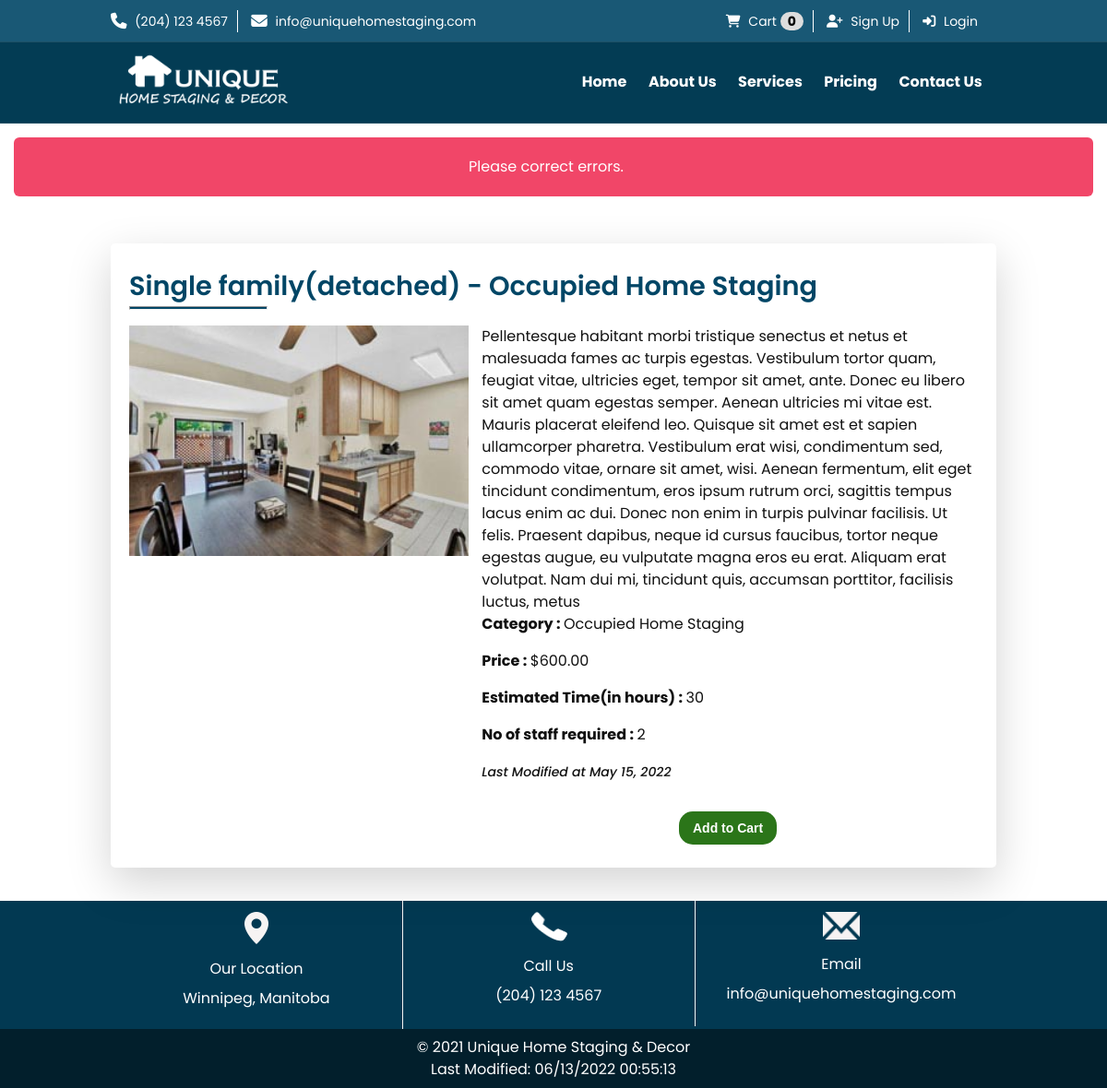
Page /?p=service-detail&service=20 (signed in) on the committed database.
### tables this page shows
CREATE TABLE `service` (
  `id` int(11) NOT NULL AUTO_INCREMENT,
  `title` varchar(255) NOT NULL,
  `description` text NOT NULL,
  `short_description` varchar(255) DEFAULT NULL,
  `image` varchar(255) DEFAULT NULL,
  `price` decimal(7,2) NOT NULL,
  `category` int(11) DEFAULT NULL,
  `tag` varchar(255) DEFAULT NULL,
  `display` enum('hide','all place','main page','service page') DEFAULT NULL,
  `estimated_time` int(11) DEFAULT NULL,
  `no_of_staff_required` int(11) DEFAULT NULL,
  `deleted` tinyint(1) DEFAULT 0,
  `created_at` datetime NOT NULL DEFAULT current_timestamp(),
  `updated_at` datetime NOT NULL DEFAULT current_timestamp() ON UPDATE current_timestamp(),
  PRIMARY KEY (`id`),
  KEY `category` (`category`),
  CONSTRAINT `service_ibfk_1` FOREIGN KEY (`category`) REFERENCES `category` (`id`)
);

CREATE TABLE `category` (
  `id` int(11) NOT NULL AUTO_INCREMENT,
  `title` varchar(255) NOT NULL,
  `image` varchar(255) DEFAULT NULL,
  `deleted` tinyint(1) DEFAULT 0,
  `created_at` datetime NOT NULL DEFAULT current_timestamp(),
  `updated_at` datetime NOT NULL DEFAULT current_timestamp() ON UPDATE current_timestamp(),
  PRIMARY KEY (`id`)
);

### config/functions.php (called while the page is built, shortened)
<?php
function view(string $view_name, array $data = []): void
{
    try {
        extract($data);
        $path = __DIR__ . '/../views/' . $view_name . '.view.php';
        require($path);
    } catch (Exception $e) {
        echo $e->getMessage();
        die;
    }
}

### controllers/service-detail.php (called while the page is built, shortened)
<?php
$serviceObj = new Service();
if (!empty($_GET['service']) && $_GET['service'] == intval($_GET['service'])) {
    $service = $serviceObj->getOne($_GET['service']);
}
view('service-detail', compact('title', 'service'));

### public/index.php (called while the page is built, shortened)
<?php
$allowed = [
    'home', 'services', 'service-detail', 'about-us', 'pricing', 'contact-us', 'sign-up',
    'process-sign-up', 'my-profile', 'login',  'process-login', 'logout',
    'view-cart', 'handle-cart', 'remove-cart', 'checkout', 'handle-payment',
    'invoice', 'orders'
];
if (empty($_GET['p'])) {
    $page = 'home';
} elseif (in_array($_GET['p'], $allowed)) {
    $page = $_GET['p'];
} else {
    $page = 'error-404';
    http_response_code(404);
}
$path = __DIR__ . '/../controllers/' . $page . '.php';
require($path);

### app/Models/Service.php (called while the page is built, shortened)
<?php
class Service extends Model
{
    protected $table = 'service';
    public function getOne($service_id)
    {
        $query = "SELECT
                    s.*,
                    c.title as category_title
                    from {$this->table} as s
                    LEFT JOIN {$this->category_table} as c
                    ON s.category = c.id
                    WHERE
                    s.{$this->key} = :id
                    AND
                    s.deleted=0";
        $stmt = self::$dbh->prepare($query);
        $stmt->bindValue(':id', $service_id);
        $stmt->execute();
        return $stmt->fetch();
    }
}

### config/escape.php (called while the page is built, shortened)
<?php
function esc(string $str): string
{
    return htmlentities($str, ENT_NOQUOTES, "UTF-8");
}
function html(string $str): string
{
    $allowed = [
        '<p>',
        '<br>',
        '<img>',
        '<strong>',
        '<em>',
        '<h1>',
        '<h2>',
        '<h3>',
        '<h4>',
        '<h5>',
        '<h6>',
    ];
    $stripped = strip_tags($str, $allowed);
    $entities = htmlentities($stripped, ENT_QUOTES, "UTF-8");
    $clean = htmlspecialchars_decode($entities, ENT_NOQUOTES);
    return $clean;
}

### views/service-detail.view.php (the view, shortened to what this page needs)
<?php require __DIR__ . '/inc/header.php'; ?>
<div class="container">
    <div class="section-block">
        <div class="service-block service-detail-page">
            <div class="service-title">
                <h2><?= esc($service['title']) ?></h2>
                <hr>
            </div>
            <div>
                <div class="service-img-block">
                    <img src="/images/service/<?= esc($service['image']) ?>" alt="<?= esc($service['title']) ?>" width="300" height="300">
                </div>
                <div class="service-detail">
                    <div>
                        <?= html($service['description']) ?>
                    </div>
                    <p class="highlight-text">
                        <strong>Category : </strong> <?= esc($service['category_title']) ?>
                    </p>
                    <p class="highlight-text">
                        <strong>Price : </strong>$<?= number_format($service['price'], 2) ?>
                    </p>
                    <p class="highlight-text">
                        <strong>Estimated Time(in hours) : </strong> <?= esc($service['estimated_time']) ?>
                    </p>
                    <p class="highlight-text">
                        <strong>No of staff required : </strong> <?= esc($service['no_of_staff_required']) ?>
                    </p>
                    <p id="updated-time">
                        <i>Last Modified at <?= date('M d, Y ', strtotime($service['updated_at'])) ?></i>
                    </p>
                    <div class="btn-wrapper">
                        <form method="post" action="/?p=handle-cart">
                            <input type="submit" value="Add to Cart" />
                        </form>
                    </div>
                </div>
            </div>
        </div>
    </div>
</div>
<?php require __DIR__ . '/inc/footer.php'; ?>

### public/styles/custom.css (style rules this page uses)
* { box-sizing: border-box; }
body, html { margin: 0; padding: 0; }
body { font-family: "Poppins", Arial, sans-serif; background-color: #fff; margin: 0; line-height: 24px; color: #111; font-size: 16px; font-weight: 400; }
.container { max-width: 960px; margin: 0 auto; position: relative; }
.section-block { margin: 15px 0; }
.service-block { padding: 10px 20px; margin: 20px 0; box-shadow: 0 1rem 3rem rgba(0, 0, 0, 0.175) !important; border-radius: 0.3rem !important; background-color: #fff !important; }
.service-block .service-title h2 { font-weight: 600; font-size: 1.1em; margin-bottom: 5px; color: #014666; }
.service-block .service-title hr { width: 100%; height: 3px; background: #014666; display: inline-block; margin: 5px 0 10px; }
.service-block.service-detail-page .service-title h2 { font-weight: 600; font-size: 1.8em; margin-bottom: 5px; color: #014666; }
.service-block.service-detail-page .service-title hr { width: 150px; height: 4px; }
.service-block .service-detail p { font-size: 16px; margin: 0 0 1rem; }
.service-block .service-img-block { width: 40%; height: 250px; display: inline-block; vertical-align: top; margin-right: 10px; }
.service-block .service-img-block img { height: 100%; width: 100%; max-height: 100%; max-width: 100%; }
.service-block .service-detail { width: 58%; display: inline-block; vertical-align: top; }
#updated-time { font-size: 14px; font-weight: 500; }
.btn-wrapper { text-align: center; padding: 15px 0; }
.btn-wrapper a, .btn-wrapper form input[type="submit"] { padding: 10px 15px; color: #fff; border-radius: 15px; font-size: 14px; font-weight: 600; border: none; cursor: pointer; transition: all 200ms ease-in-out; text-decoration: none; background-color: rgba(1, 70, 102, 0.9); }
.btn-wrapper form input[type="submit"] { background-color: rgba(21, 102, 1, 0.9); }

### public/styles/print.css (style rules this page uses)
* { -webkit-print-color-adjust: exact; print-color-adjust: exact; }
body { font-size: 12px; width: 100%; }
.container { width: 100%; }

### rows in the picture
service: title "Single family(detached) - Occupied Home Staging", image (picture), description "Pellentesque habitant morbi tristique senectus et netus et malesuada fames ac turpis egestas. Vestibulum tortor quam, feugiat vitae, ultricies eget, tempor sit amet, ante. Donec eu libero sit amet quam egestas semper. Aenean ultricies mi vitae est. Mauris placerat eleifend leo. Quisque sit amet est et sapien ullamcorper pharetra. Vestibulum erat wisi, condimentum sed, commodo vitae, ornare sit amet, wisi. Aenean fermentum, elit eget tincidunt condimentum, eros ipsum rutrum orci, sagittis tempus lacus enim ac dui. Donec non enim in turpis pulvinar facilisis. Ut felis. Praesent dapibus, neque id cursus faucibus, tortor neque egestas augue, eu vulputate magna eros eu erat. Aliquam erat…", category.title "Occupied Home Staging", price "600.00", estimated_time "30", no_of_staff_required "2", updated_at "May 15, 2022"

### other values in the picture
$cartCount "0"
$notification['msg'] "Please correct errors."
